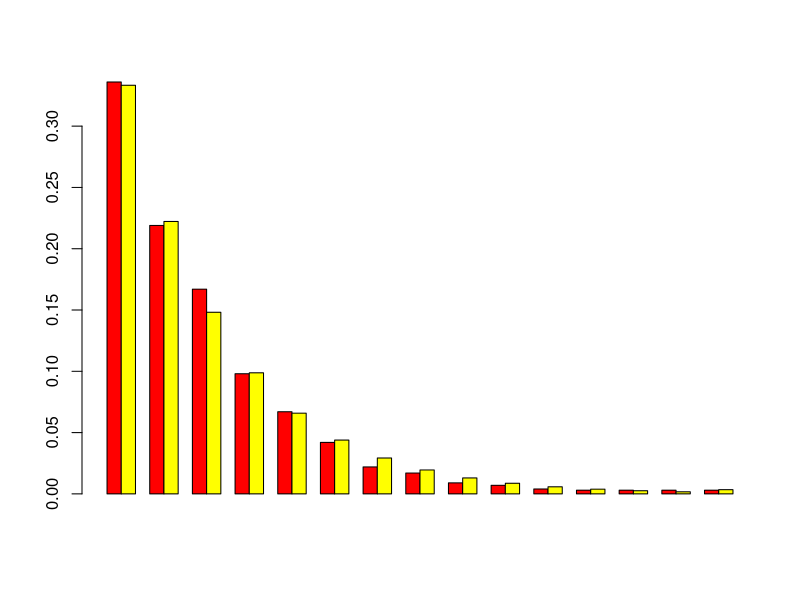

This chart was generated by the following R code:
# Exercice 4
# 1- Loi de X: X suit la loi geometrique de parametre p=1/3
# 2- Simulation et comparaison des frequences
  M=1000; p=1/3
  Simul=rgeom(M, p) + 1
  # Effectifs observes detaille
  Eff=table(Simul)
  Eff.Obs=table(Simul[Simul<15])
  Eff.Obs[15]=M-sum(table(Simul[Simul<15]))
  names(Eff.Obs)=c(1:14,">=15")
  # Frequences Theoriques
  Freq.Theo=c(dgeom((0:13), p), 1-pgeom(13, p))
  # Frequences Observees
  Freq.Obs=Eff.Obs/M
  # les frequences sont presques les memes
# 3- Diagramme en baton
  Realisation=matrix(c(Freq.Obs, Freq.Theo), nrow=2, byrow=TRUE)
  barplot(Realisation, beside=TRUE, col=c('red', 'yellow'))
# 4- Comparaison des moyennes
  Moy.Theo=sum((0:55 + 1)*dgeom(0:55, 1/3))
  Moy.Obs=mean(Simul)
  ecart=Moy.Theo-Moy.Obs
  # Les moyennes sont sensiblement egales
